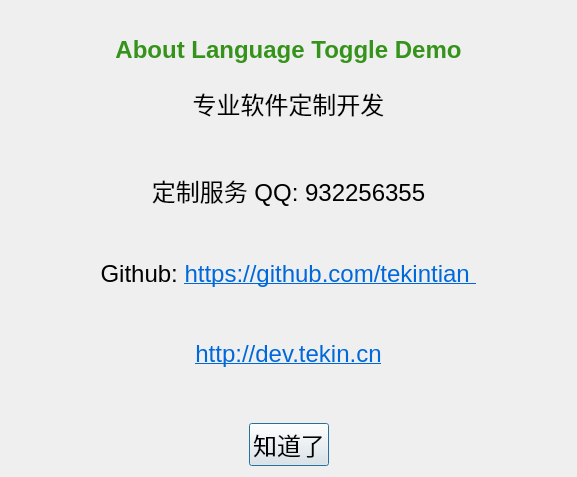
<?xml version="1.0" encoding="UTF-8"?>
<ui version="4.0">
 <class>AboutDialog</class>
 <widget class="QDialog" name="AboutDialog">
  <property name="geometry">
   <rect>
    <x>0</x>
    <y>0</y>
    <width>577</width>
    <height>464</height>
   </rect>
  </property>
  <property name="windowTitle">
   <string>Dialog</string>
  </property>
  <layout class="QVBoxLayout" name="verticalLayout_2">
   <item>
    <widget class="QWidget" name="widget" native="true">
     <layout class="QVBoxLayout" name="verticalLayout">
      <item>
       <widget class="QLabel" name="label">
        <property name="minimumSize">
         <size>
          <width>0</width>
          <height>60</height>
         </size>
        </property>
        <property name="text">
         <string>&lt;html&gt;&lt;head/&gt;&lt;body&gt;&lt;p align=&quot;center&quot;&gt;&lt;span style=&quot; font-size:18pt; font-weight:600; color:#35931b;&quot;&gt;About Language Toggle Demo&lt;/span&gt;&lt;/p&gt;&lt;/body&gt;&lt;/html&gt;</string>
        </property>
       </widget>
      </item>
      <item>
       <widget class="QLabel" name="about_desc">
        <property name="text">
         <string>&lt;html&gt;&lt;head/&gt;&lt;body&gt;&lt;p align=&quot;center&quot;&gt;&lt;span style=&quot; font-size:18pt;&quot;&gt;专业软件定制开发&lt;/span&gt;&lt;/p&gt;&lt;p align=&quot;center&quot;&gt;&lt;br/&gt;&lt;/p&gt;&lt;p align=&quot;center&quot;&gt;&lt;span style=&quot; font-size:18pt;&quot;&gt;定制服务 QQ: 932256355&lt;/span&gt;&lt;/p&gt;&lt;p align=&quot;center&quot;&gt;&lt;br/&gt;&lt;/p&gt;&lt;p align=&quot;center&quot;&gt;&lt;span style=&quot; font-size:18pt;&quot;&gt;Github: &lt;/span&gt;&lt;a href=&quot;https://github.com/tekintian&quot;&gt;&lt;span style=&quot; font-size:18pt; text-decoration: underline; color:#0068da;&quot;&gt;https://github.com/tekintian &lt;/span&gt;&lt;/a&gt;&lt;/p&gt;&lt;p align=&quot;center&quot;&gt;&lt;br/&gt;&lt;/p&gt;&lt;p align=&quot;center&quot;&gt;&lt;a href=&quot;http://dev.tekin.cn&quot;&gt;&lt;span style=&quot; font-size:18pt; text-decoration: underline; color:#0068da;&quot;&gt;http://dev.tekin.cn&lt;/span&gt;&lt;/a&gt;&lt;/p&gt;&lt;p align=&quot;center&quot;&gt;&lt;br/&gt;&lt;/p&gt;&lt;/body&gt;&lt;/html&gt;</string>
        </property>
       </widget>
      </item>
     </layout>
    </widget>
   </item>
   <item>
    <layout class="QHBoxLayout" name="horizontalLayout">
     <item>
      <spacer name="horizontalSpacer">
       <property name="orientation">
        <enum>Qt::Horizontal</enum>
       </property>
       <property name="sizeHint" stdset="0">
        <size>
         <width>40</width>
         <height>20</height>
        </size>
       </property>
      </spacer>
     </item>
     <item>
      <widget class="QPushButton" name="pushButton">
       <property name="font">
        <font>
         <pointsize>18</pointsize>
        </font>
       </property>
       <property name="text">
        <string>知道了</string>
       </property>
      </widget>
     </item>
     <item>
      <spacer name="horizontalSpacer_2">
       <property name="orientation">
        <enum>Qt::Horizontal</enum>
       </property>
       <property name="sizeHint" stdset="0">
        <size>
         <width>40</width>
         <height>20</height>
        </size>
       </property>
      </spacer>
     </item>
    </layout>
   </item>
  </layout>
 </widget>
 <resources/>
 <connections/>
</ui>
